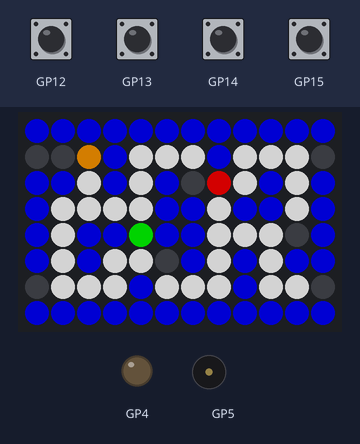
Bench run of a program on a simulated Raspberry Pi Pico running MicroPython. Shown: 12×8 RGB LED matrix, output pins drawn as LEDs (lit = HIGH), buzzer (waves = sounding). Inputs (shaded band) come from the test bench. Dim RGB values are drawn brighter than linear; random numbers come from a fixed seed; threads take turns every 2 ms.

Above: at 1.2 s.
1.3 s: button down pressed for 0.15 s
At 1.4 s:
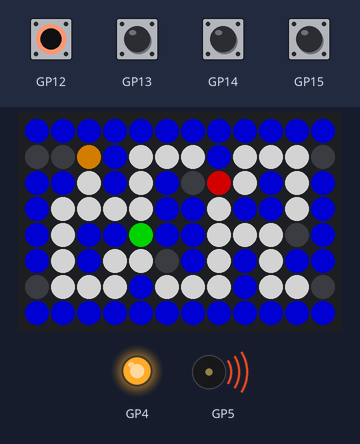
2.0 s: button up pressed for 0.15 s
At 2.39 s:
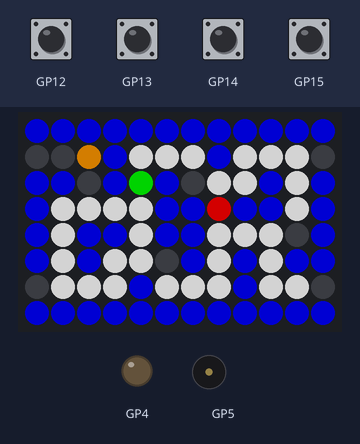
2.7 s: button left pressed for 0.15 s
At 3.24 s:
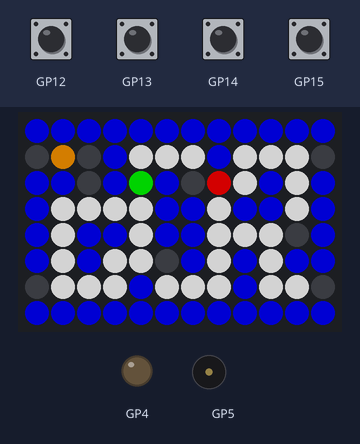
3.4 s: button right pressed for 0.15 s
At 4.0 s:
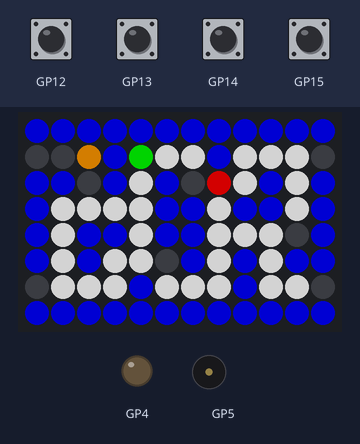
5.6 s: button down pressed for 1 s
At 7.0 s:
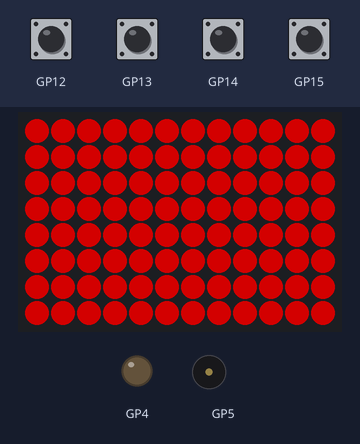
8.1 s: button left pressed for 1 s
At 8.5 s:
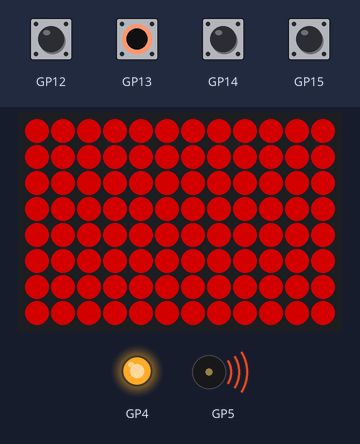
Timing chart, 0 to 11.1 s (numbered marks = the images above; inputs shaded):
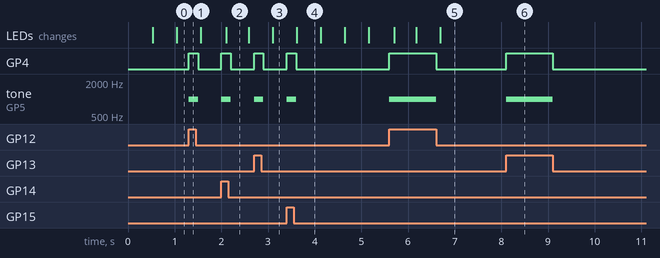

The program:

ZIP96Pico_-_A-Mazing_Game_-_Lesson_09.py
```python
import ZIP96Pico
from utime import sleep
import _thread
from random import randint

# Class to store our player functionality
class Player():
    # Player object constructor
    def __init__(self, x, y, colour, walls, gems, screen, screenWidth, screenHeight):
        self.x = x
        self.y = y
        self.colour = colour
        self.walls = walls
        self.gems = gems
        self.foundGems = 0
        self.screen = screen
        self.screenWidth = screenWidth
        self.screenHeight = screenHeight
        # Draw the starting position
        self.draw()

    # Draw the current position on the screen
    def draw(self):
        self.screen.setLEDMatrix(self.x, self.y, self.colour)

    # Draw a blank space in the current position on the screen
    def drawEmpty(self):
        self.screen.setLEDMatrix(self.x, self.y, self.screen.BLACK)

    # Update the current position
    def move(self, x, y):
        # Reset the current position on the screen
        self.drawEmpty()

        # Change the current position by the x and y parameters
        self.x += x
        self.y += y

        # Check the new x position is valid (not off the edge of the screen)
        if (self.x < 0): self.x = self.screenWidth - 1
        if (self.x >= self.screenWidth): self.x = 0

        # Check the new y position is valid (not off the edge of the screen)
        if (self.y < 0): self.y = self.screenHeight - 1
        if (self.y >= self.screenHeight): self.y = 0

        # Check each wall in our list
        for wall in self.walls:
            # If the player is colliding with a wall
            if wall.collision(self.x, self.y):
                # Undo the new position using the x and y parameters
                self.x -= x
                self.y -= y
                # Cannot collide with more than one wall so leave loop
                break

        # Check each Gem in our list
        for gem in self.gems:
            # If the Player is colliding with a Gem
            if gem.collision(self.x, self.y):
                # If the Gem hasn't been collected
                if not gem.collected:
                    # Collect the Gem
                    gem.collected = True
                    self.foundGems += 1
                # Cannot collide with more than one Gem so leave loop
                break

        # Update the new position on the screen
        self.draw()

    # Check if the given x and y are the same as our current position
    def collision(self, x, y):
        return self.x == x and self.y == y

    # Reset the Player position and redraw
    def reset(self, x, y):
        self.drawEmpty()
        self.x = x
        self.y = y
        self.draw()

# Class to store our Wall functionality
class Wall():
    # Wall object constructor
    def __init__(self, x, y, colour, screen):
        self.x = x
        self.y = y
        self.colour = colour
        self.screen = screen
        # Draw the starting position
        self.draw()

    # Draw the current position on the screen
    def draw(self):
        self.screen.setLEDMatrix(self.x, self.y, self.colour)

    # Check if the given x and y are the same as our current position
    def collision(self, x, y):
        return self.x == x and self.y == y

# Class to store our Gem functionality
class Gem():
    # Gem object constructor
    def __init__(self, x, y, colour, screen):
        self.x = x
        self.y = y
        self.colour = colour
        self.screen = screen
        self.collected = False
        # Draw the starting position
        self.draw()

    # Draw the current position on the screen
    def draw(self):
        # Only draw as a Gem if it hasn't been collected
        if self.collected:
            self.screen.setLEDMatrix(self.x, self.y, screen.BLACK)
        else:
            self.screen.setLEDMatrix(self.x, self.y, self.colour)

    # Check if the given x and y are the same as our current position
    def collision(self, x, y):
        return self.x == x and self.y == y

# Class to store our Enemy functionality
class Enemy():
    # Enemy object constructor
    def __init__(self, x, y, colour, walls, gems, player, screen, screenWidth, screenHeight):
        self.x = x
        self.y = y
        self.colour = colour
        self.walls = walls
        self.gems = gems
        self.player = player
        self.hitPlayer = False
        self.screen = screen
        self.screenWidth = screenWidth
        self.screenHeight = screenHeight
        # Draw the starting position
        self.draw()

    # Draw the current position on the screen
    def draw(self):
        self.screen.setLEDMatrix(self.x, self.y, self.colour)

    # Draw a blank space in the current position on the screen
    def drawEmpty(self):
        self.screen.setLEDMatrix(self.x, self.y, self.screen.BLACK)

        # Check each Gem in our list
        for gem in self.gems:
            # If the Enemy is colliding with a Gem
            if gem.collision(self.x, self.y):
                # Redraw the Gem. Resets the LED to white if a gem is there
                gem.draw()
                break

    # Update the current position randomly
    def moveRandom(self):
        # Reset the current position on the screen
        self.drawEmpty()
        # Reset hitPlayer
        self.hitPlayer = False

        # Set the move parameters randomly
        x = 0
        y = 0
        random = randint(0, 3)
        if random == 0: x = 1
        elif random == 1: x = -1
        elif random == 2: y = 1
        else: y = -1

        # Change the current position by the x and y parameters
        self.x += x
        self.y += y

        # Check the new x position is valid (not off the edge of the screen)
        if (self.x < 0): self.x = self.screenWidth - 1
        if (self.x >= self.screenWidth): self.x = 0

        # Check the new y position is valid (not off the edge of the screen)
        if (self.y < 0): self.y = self.screenHeight - 1
        if (self.y >= self.screenHeight): self.y = 0

        # Check each Wall in our list
        for wall in self.walls:
            # If the Enemy is colliding with a Wall
            if wall.collision(self.x, self.y):
                # Undo the new position using the x and y parameters
                self.x -= x
                self.y -= y
                # Cannot collide with more than one Wall so leave loop
                break

        # If the Enemy is colliding with the Player
        if self.player.collision(self.x, self.y):
            # Set hitPlayer
            self.hitPlayer = True

        # Update the new position on the screen
        self.draw()

    # Update the current position towards Player x, y
    def moveNormal(self):
        # Reset the current position on the screen
        self.drawEmpty()
        # Reset hitPlayer
        self.hitPlayer = False

        # If Player x is less, decrease x
        if self.player.x < self.x: x = -1
        # Otherwise, increase x
        else: x = 1

        # If Player y is less, decrease y
        if self.player.y < self.y: y = -1
        # Otherwise, increase y
        else: y = 1

        # Is the distance from the Player bigger in the x axis or y axis
        changeX = abs(self.player.x - self.x) > abs(self.player.y - self.y)

        # Try change in the direction with the biggest distance
        if changeX: self.x += x
        else: self.y += y

        collision = False

        # Check each Wall in our list
        for wall in self.walls:
            # If the Enemy is colliding with a Wall
            if wall.collision(self.x, self.y):
                # Undo the new position in the diretion we changed
                if changeX: self.x -= x
                else: self.y -= y
                # Invert changeX
                changeX = not changeX
                # Set we had a collision
                collision = True
                # Cannot collide with more than one Wall so leave loop
                break

        # If we had a collision
        if collision:
            # Try change in the other direction
            if changeX: self.x += x
            else: self.y += y

            # Check each Wall in our list
            for wall in self.walls:
                # If the Enemy is colliding with a Wall
                if wall.collision(self.x, self.y):
                    # Undo the new position in the diretion we changed
                    if changeX: self.x -= x
                    else: self.y -= y
                    # Cannot collide with more than one Wall so leave loop
                    break

        # If the Enemy is colliding with the Player
        if self.player.collision(self.x, self.y):
            # Set hitPlayer
            self.hitPlayer = True

        # Update the new position on the screen
        self.draw()

    # Reset the Enemy position and redraw
    def reset(self, x, y):
        self.drawEmpty()
        self.x = x
        self.y = y
        self.draw()

# Update the user and reset the positions
def livesUpdate():
    global lives, screen, player, enemies, walls, gems

    screen.fill(screen.RED)
    screen.show()
    sleep(5)

    # If the game isn't over
    if lives > 0:
        # Reset the screen
        screen.fill(screen.BLACK)

        # Reset the Player position
        player.reset(0, 1)
        # Reset the Enemy positions
        enemies[0].reset(6, 2)
        enemies[1].reset(5, 5)

        # Redraw the walls
        for wall in walls:
            wall.draw()

        # Redraw the gems
        for gem in gems:
            gem.draw()

        # Show the updates to the screen
        screen.show()

# Setup ZIP96Pico variables
screenWidth = 12
screenHeight = 8
gamer = ZIP96Pico.KitronikZIP96()
screen = gamer.Screen

# List to store the coordinates of our walls
wallsXY = [(0, 0), (1, 0), (2, 0), (3, 0), (4, 0), (5, 0), (6, 0), (7, 0), (8, 0), (9, 0), (10, 0), (11, 0),
                                   (3, 1),                         (7, 1),
           (0, 2), (1, 2),         (3, 2),         (5, 2),                         (9, 2),          (11, 2),
           (0, 3),                                 (5, 3), (6, 3),         (8, 3), (9, 3),          (11, 3),
           (0, 4),         (2, 4), (3, 4),         (5, 4), (6, 4),                                  (11, 4),
           (0, 5),         (2, 5),                         (6, 5),         (8, 5),         (10, 5), (11, 5),
                                           (4, 6),                         (8, 6),
           (0, 7), (1, 7), (2, 7), (3, 7), (4, 7), (5, 7), (6, 7), (7, 7), (8, 7), (9, 7), (10, 7), (11, 7)]
# List to store our wall objects
walls = []
# Loop to create wall objects using the wallsXY coordinates
for wallXY in wallsXY:
    # Add the wall objects to our walls list
    walls.append(Wall(wallXY[0], wallXY[1], gamer.Screen.BLUE, screen))

# List to store the coordinates of our gems
gemsXY = [(1, 1), (2, 1),         (4, 1), (5, 1), (6, 1),         (8, 1), (9, 1), (10, 1),
                  (2, 2),         (4, 2),                 (7, 2), (8, 2),         (10, 2),
          (1, 3), (2, 3), (3, 3), (4, 3),                 (7, 3),                 (10, 3),
          (1, 4),                 (4, 4),                 (7, 4), (8, 4), (9, 4),
          (1, 5),         (3, 5), (4, 5),                 (7, 5),         (9, 5),
          (1, 6), (2, 6), (3, 6),         (5, 6), (6, 6), (7, 6),         (9, 6), (10, 6)]
# List to store our Gem objects
gems = []
# Loop to create Gem objects using the gemsXY coordinates
for gemXY in gemsXY:
    # Add the Wall objects to our walls list
    gems.append(Gem(gemXY[0], gemXY[1], gamer.Screen.WHITE, screen))

# Create an object for our player
player = Player(0, 1, gamer.Screen.YELLOW, walls, gems, screen, screenWidth, screenHeight)
# List to store our Enemy objects
enemies = [Enemy(6, 2, gamer.Screen.RED, walls, gems, player, screen, screenWidth, screenHeight),
           Enemy(5, 5, gamer.Screen.GREEN, walls, gems, player, screen, screenWidth, screenHeight)]

# Show the created objects on the screen
screen.show()

# Setup game variables
moveDelay = 0.5
moveX = 1
moveY = 0
lives = 3

# Get input from the ZIP96Pico Gamer in a separate thread
def gamerInput(gamer, lives):
    global moveX, moveY

    buzzer = gamer.Buzzer
    haptic = gamer.Vibrate

    # Start game loop
    while lives > 0:
        # When up pressed, change player y position by -1
        if (gamer.Up.pressed()):
            buzzer.playTone(1000)
            haptic.vibrate()
            moveX = 0
            moveY = -1
            sleep(0.1)

        # When down pressed, change player y position by 1
        if (gamer.Down.pressed()):
            buzzer.playTone(1000)
            haptic.vibrate()
            moveX = 0
            moveY = 1
            sleep(0.1)

        # When left pressed, change player x position by -1
        if (gamer.Left.pressed()):
            buzzer.playTone(1000)
            haptic.vibrate()
            moveX = -1
            moveY = 0
            sleep(0.1)

        # When right pressed, change player x position by 1
        if (gamer.Right.pressed()):
            buzzer.playTone(1000)
            haptic.vibrate()
            moveX = 1
            moveY = 0
            sleep(0.1)

        buzzer.stopTone()
        haptic.stop()

# Start ZIP96Pico Gamer input logic in a separate thread
_thread.start_new_thread(gamerInput, (gamer, lives))

# Start game loop
while lives > 0:

    # Wait for moveDelay before moving
    sleep(moveDelay)

    # Update the player position using the move values
    player.move(moveX, moveY)
    # Check if the player has found all the gems
    if player.foundGems == len(gems):
        # Set the screen to green
        screen.fill(screen.GREEN)
        screen.show()
        # Set lives to zero to end the game loops
        lives = 0
        break

    # Check each Enemy in our list
    for i in range(len(enemies)):
        # First Enemy moves randomly
        if i == 0: enemies[i].moveRandom()
        # Second Enemy moves towards Player x, y
        elif i == 1: enemies[i].moveNormal()
        # Check if the Enemy has collided with our Player
        if enemies[i].hitPlayer:
            # Remove a life
            lives -= 1
            # Update the user and reset the positions
            livesUpdate()
            break

    # Show the updates on the screen
    screen.show()
```

Measured:
- after the input at 1.3 s, GP4: LOW → HIGH at once, → LOW 0.20 s later; tone on GP5: silent → 1000 Hz at once, → silent 0.20 s later
- after the input at 2.0 s, GP4: LOW → HIGH at once, → LOW 0.20 s later; tone on GP5: silent → 1000 Hz at once, → silent 0.20 s later
- after the input at 2.7 s, GP4: LOW → HIGH at once, → LOW 0.20 s later; tone on GP5: silent → 1000 Hz at once, → silent 0.20 s later
- after the input at 3.4 s, GP4: LOW → HIGH at once, → LOW 0.20 s later; tone on GP5: silent → 1000 Hz at once, → silent 0.20 s later
- after the input at 5.6 s, GP4: LOW → HIGH at once, → LOW 1.0 s later; tone on GP5: silent → 1000 Hz at once, → silent 1.0 s later
- after the input at 8.1 s, GP4: LOW → HIGH at once, → LOW 1.0 s later; tone on GP5: silent → 1000 Hz at once, → silent 1.0 s later
- what the display in image 4 shows lasts 0.5 s, from 3.6 s to 4.1 s
